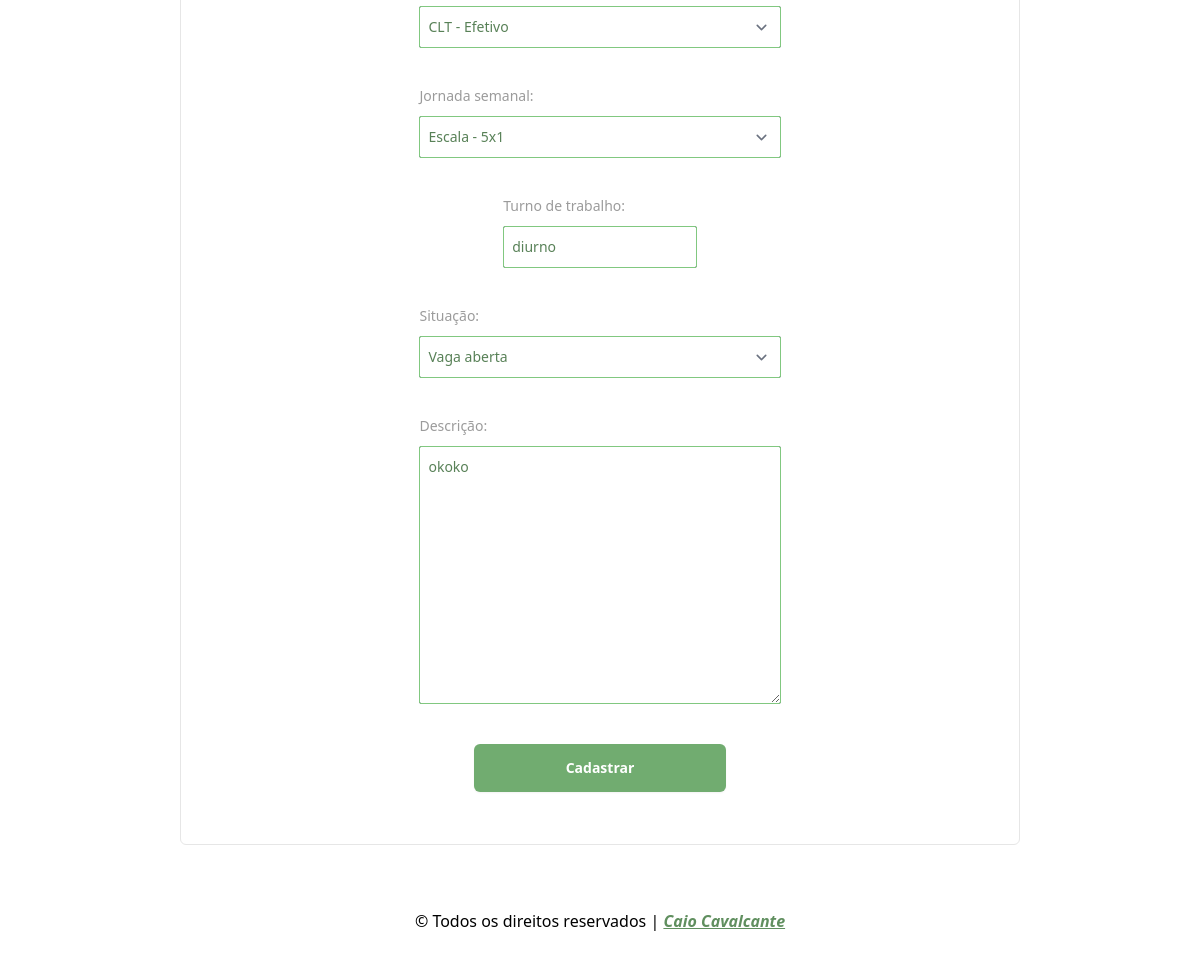
Before: /auth/platform/edit_vacancie/44 (signed in, lower part) with the older database file.
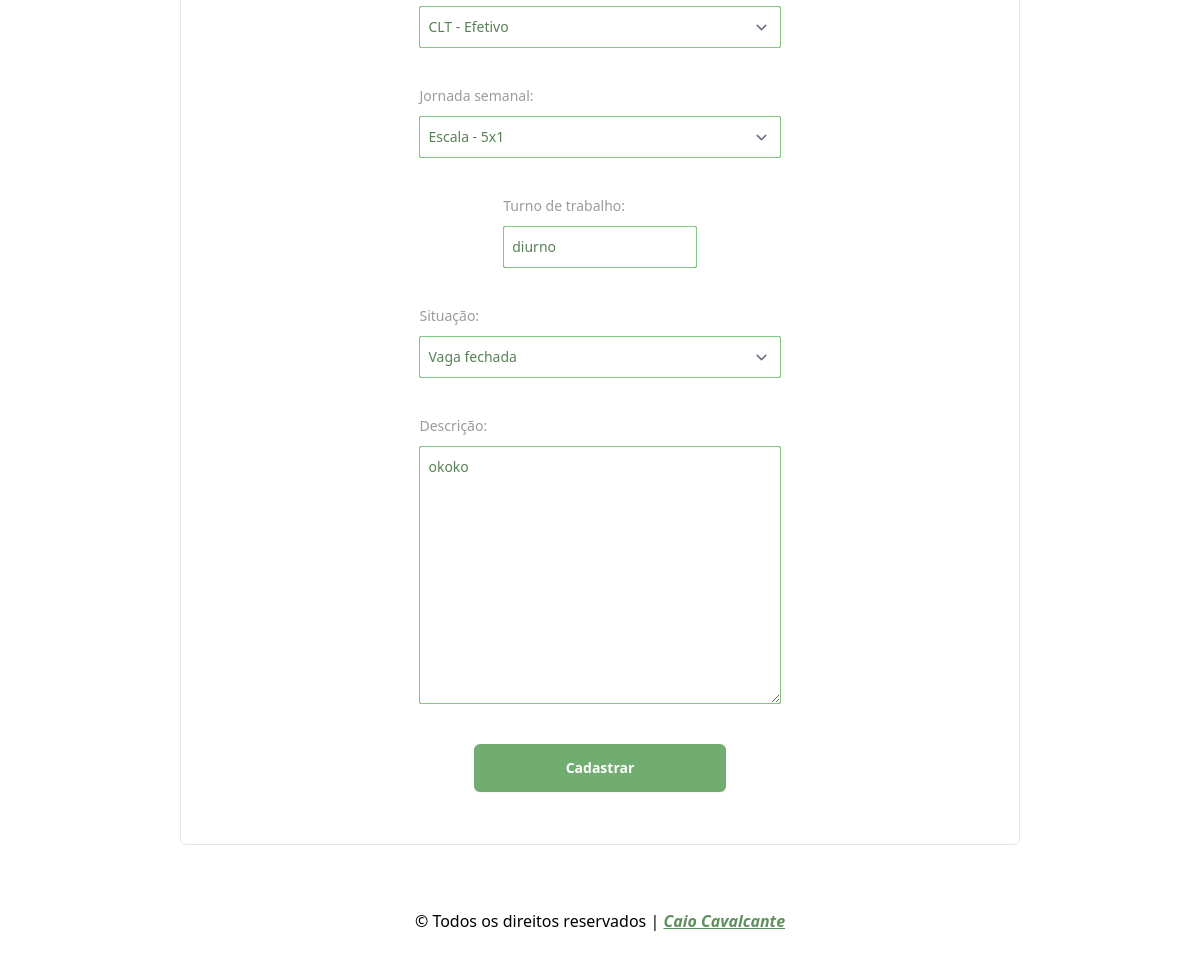
After: the same page with the newer database file.
### jobs/models.py (models this page shows)
class Vacancie(models.Model):
  TYPE_MODALITY = (
    ("CLT - Efetivo",     'CLT - Efetivo'),
    ("CLT - Ferista",     'CLT - Ferista'),
    ("CLT - Contrato",    'CLT - Contrato'),
    ("AVULSO - Diaria",   'AVULSO - Diaria'),
    ("AVULSO - Semanal",  'AVULSO - Semanal'),
    ("AVULSO - Quinzena", 'AVULSO - Quinzena'),
    ("CNPJ - Prestação de serviço",  'CNPJ - Prestação de serviço'),
  )
  TYPE_JOURNEY = (
    ("Escala - 5x1",      'Escala - 5x1'),
    ("Escala - 5x2",      'Escala - 5x2'),
    ("Escala - 6x1",      'Escala - 6x1'),
    ("Escala - 12x36",    'Escala - 12x36'),
    ("Escala - 18x36",    'Escala - 18x36'),
    ("Diaria - 1 Dia",    'Diaria - 1 Dia'),
    ("Diaria - 7 Dias",   'Diaria - 7 Dias'),
    ("Diaria - 15 Dias",  'Diaria - 15 Dias'),
  )
  TYPE_STATE = (
    (True,'Vaga aberta'),
    (False,'Vaga fechada'),
  )
  title = models.CharField(max_length=200, blank=False, null=False, verbose_name="Titulo")
  enterprise = models.ForeignKey(Enterprise,on_delete=models.CASCADE, verbose_name="Empresa")
  email = models.CharField(max_length=200, blank=False, null=False, verbose_name="Email")
  whatsapp = models.CharField(max_length=200, blank=False, null=False, verbose_name="WhatsApp")
  wage = models.FloatField(max_length=200, blank=False, null=False, verbose_name="Salário")
  modality = models.CharField(choices=TYPE_MODALITY, verbose_name="Modalidade", max_length=200)
  weekly_journey = models.CharField(choices=TYPE_JOURNEY, verbose_name="Jornada", max_length=200)
  work_shift = models.CharField(max_length=200, blank=False, null=False, verbose_name="Turno")
  state = models.BooleanField( choices=TYPE_STATE, default=True , verbose_name="Estado",  )
  description = models.TextField(max_length=2000, blank=False, null=False, verbose_name="Descrição")
  create_at = models.DateTimeField(auto_now=True)
  USERNAME_FIELD = 'email'
  class Meta:
    verbose_name_plural = 'Vagas'
  def __str__(self):
    return self.title

### secret/views.py (the view, shortened to what this page needs)
# urls.py: path('platform/edit_vacancie/<int:id>', views.edit_vacancie, name="edit_vacancie"),
@login_required(login_url='login')
def edit_vacancie(request, id):
  vacancie = Vacancie.objects.get(id=id)
  form = VacancieForm(instance=vacancie)
  if request.method == "GET":
    context = { 'vacancie': vacancie,'form': form }
    return render(request, template_name='edit_vacancie.html', context=context)

### jobs/models.py (called while the page is built)
  def __str__(self):
    return f"{self.username}"

### secret/templates/edit_vacancie.html (shortened to what this page needs)
{% extends "jobs/base.html" %}
{% block main %}
  <form class="space-y-5 flex flex-wrap justify-center w-full h-auto py-5 rounded-sm
  md:w-[70%]
  lg:w-[50%]
  "action="{% url 'edit_vacancie' id=vacancie.id %}" method="POST">
  <div class="p-2 w-[90%]">
    <div class="mt-2">
      {{ form.modality }}
    </div>
  </div>
  <div class="p-2 w-[90%]">
    <label for="weekly_journey" class="block text-sm/6 font-medium text-myWhite-800">Jornada semanal:</label>
    <div class="mt-2">
      {{ form.weekly_journey }}
    </div>
  </div>
  <div class="p-2
w-[70%]
md:w-[40%]
lg:w-[50%]
">
    <label for="work_shift" class="block text-sm/6 font-medium text-myWhite-800">Turno de trabalho:</label>
    <div class="mt-2">
      {{ form.work_shift }}
    </div></input>
  </div>
  <div class="p-2 w-[90%]">
    <label for="state" class="block text-sm/6 font-medium text-myWhite-800">Situação:</label>
    <div class="mt-2">
      {{ form.state }}
    </div>
  </div>
  <div class="p-2 w-[90%]">
    <label for="description" class="block text-sm/6 font-medium text-myWhite-800">Descrição:</label>
    <div class="mt-2">
      {{ form.description }}
    </div>
  </div>
  <div class="w-[60%] m-auto">
    <button type="submit"
      class="flex w-full justify-center rounded-md bg-myGreen-500 hover:bg-myGreen-600 duration-300  py-3 my-3 text-sm/6 font-semibold text-myWhite-50 shadow-sm">Cadastrar</button>
  </div>
</form>
{% endblock main %}

Changed rows visible on the page:
changed Vacancie "CLT - Efetivo": state "Vaga aberta" → "Vaga fechada"
